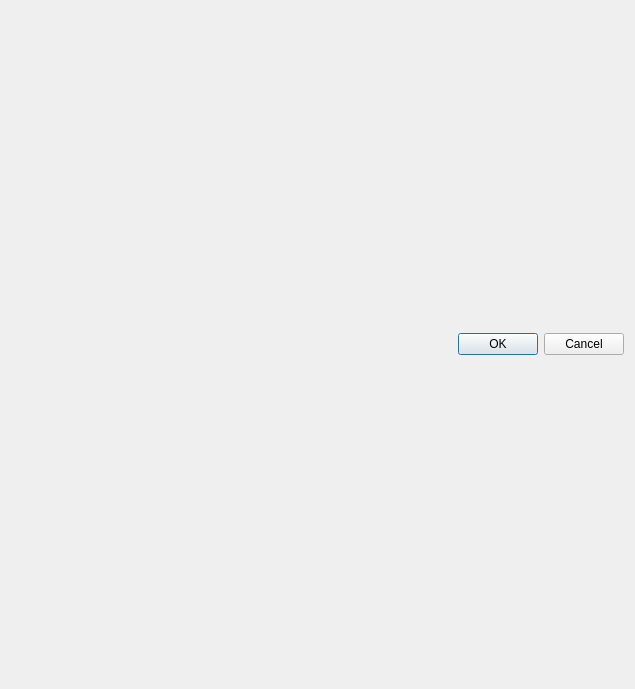
<?xml version="1.0" encoding="UTF-8"?>
<ui version="4.0">
 <class>indexing_dialog</class>
 <widget class="QDialog" name="indexing_dialog">
  <property name="geometry">
   <rect>
    <x>0</x>
    <y>0</y>
    <width>635</width>
    <height>689</height>
   </rect>
  </property>
  <layout class="QVBoxLayout" name="vertical_layout">
   <item>
    <layout class="QHBoxLayout" name="horizontal_layout"/>
   </item>
   <item>
    <widget class="QDialogButtonBox" name="button_box">
     <property name="standardButtons">
      <set>QDialogButtonBox::Cancel|QDialogButtonBox::Ok</set>
     </property>
     <property name="centerButtons">
      <bool>false</bool>
     </property>
    </widget>
   </item>
  </layout>
 </widget>
 <resources/>
 <connections>
  <connection>
   <sender>button_box</sender>
   <signal>accepted()</signal>
   <receiver>indexing_dialog</receiver>
   <slot>accept()</slot>
   <hints>
    <hint type="sourcelabel">
     <x>217</x>
     <y>205</y>
    </hint>
    <hint type="destinationlabel">
     <x>217</x>
     <y>113</y>
    </hint>
   </hints>
  </connection>
  <connection>
   <sender>button_box</sender>
   <signal>rejected()</signal>
   <receiver>indexing_dialog</receiver>
   <slot>reject()</slot>
   <hints>
    <hint type="sourcelabel">
     <x>217</x>
     <y>205</y>
    </hint>
    <hint type="destinationlabel">
     <x>217</x>
     <y>113</y>
    </hint>
   </hints>
  </connection>
 </connections>
</ui>
